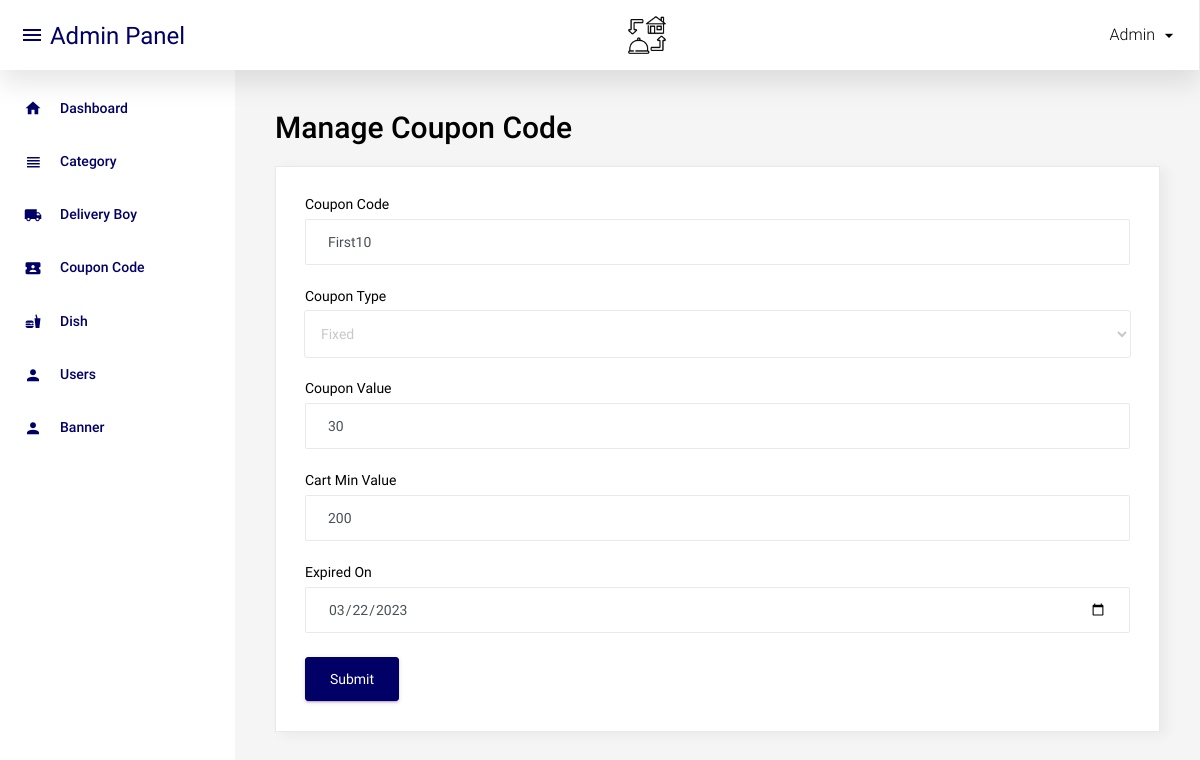
Screenshot of /admin/manage_coupon_code.php?id=2 (signed in) with the database file from the repository.
### tables this page shows
CREATE TABLE `coupon_code` (
  `id` int(11) NOT NULL,
  `coupon_code` varchar(20) NOT NULL,
  `coupon_type` enum('P','F') NOT NULL,
  `coupon_value` int(11) NOT NULL,
  `cart_min_value` int(11) NOT NULL,
  `expired_on` date NOT NULL,
  `status` int(11) NOT NULL,
  `added_on` datetime NOT NULL
);

### function.inc.php (called while the page is built, shortened)
<?php
function get_safe_value($str){
	global $con;
	$str=mysqli_real_escape_string($con,$str);
	return $str;
}
	?>

### admin/manage_coupon_code.php (the view, shortened to what this page needs)
<?php
include('top.php');
$coupon_code="";
$coupon_type="";
$coupon_value="";
$cart_min_value="";
$expired_on="";
if(isset($_GET['id']) && $_GET['id']>0){
	$id=get_safe_value($_GET['id']);
	$row=mysqli_fetch_assoc(mysqli_query($con,"select * from coupon_code where id='$id'"));
	$coupon_code=$row['coupon_code'];
	$coupon_type=$row['coupon_type'];
	$coupon_value=$row['coupon_value'];
	$cart_min_value=$row['cart_min_value'];
	$expired_on=$row['expired_on'];
}
?>
<div class="row">
			<h1 class="grid_title ml10 ml15">Manage Coupon Code</h1>
            <div class="col-12 grid-margin stretch-card">
              <div class="card">
                <div class="card-body">
                  <form class="forms-sample" method="post">
                    <div class="form-group">
                      <label for="exampleInputName1">Coupon Code</label>
                      <input type="text" class="form-control" placeholder="Coupon Code" name="coupon_code" required value="<?php echo $coupon_code?>">
                    </div>
					<div class="form-group">
                      <label for="exampleInputName1">Coupon Type</label>
                      <select name="coupon_type" required class="form-control">
						<?php
						$arr=array('P'=>'Percentage','F'=>'Fixed');
						foreach($arr as $key=>$val){
							if($key==$coupon_type){
								echo "<option value='".$key."' selected>".$val."</option>";
							}else{
								echo "<option value='".$key."'>".$val."</option>";
							}
						}
						?>
					  </select>
                    </div>
                    <div class="form-group">
                      <label for="exampleInputEmail3" required>Coupon Value</label>
                      <input type="textbox" class="form-control" placeholder="Coupon Value" name="coupon_value"  value="<?php echo $coupon_value?>">
                    </div>
					<div class="form-group">
                      <label for="exampleInputEmail3" required>Cart Min Value</label>
                      <input type="textbox" class="form-control" placeholder="Cart Min Value" name="cart_min_value"  value="<?php echo $cart_min_value?>">
                    </div>
					<div class="form-group">
                      <label for="exampleInputEmail3">Expired On</label>
                      <input type="date" class="form-control" placeholder="Expired On" name="expired_on"  value="<?php echo $expired_on?>">
                    </div>
                    <button type="submit" class="btn btn-primary mr-2" name="submit">Submit</button>
                  </form>
                </div>
              </div>
            </div>
		 </div>
<?php include('footer.php');?>

### rows the page displays
coupon_code: coupon_code "First10", coupon_type "Fixed", coupon_value "30", cart_min_value "200", expired_on "03/22/2023"
